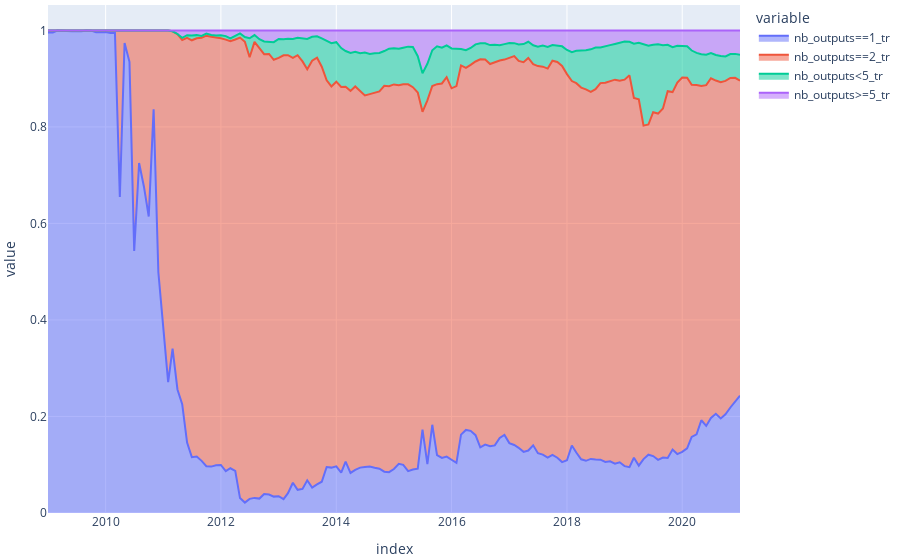

This figure's notebook cell:
### Code cell
subset=monthly_tr[["nb_outputs==1_"+name,"nb_outputs==2_"+name,"nb_outputs<5_"+name,"nb_outputs>=5_"+name]]
#subset.columns = ['fee_overall', 'fee_by_transaction']
subset=subset.div(subset.sum(axis=1), axis=0)
fig =subset.plot.area()
fig=write_formated_plot(fig,output_dir+"distribution_nb_outputs.html",legend=True)
fig.show()

### Figure 1 — Plotly figure (JSON) as saved in the notebook; plotly's stock layout.template omitted (floating-point values rounded to 4 significant figures; data arrays with more than 128 entries replaced by an {"elided": "..."} marker saying what was removed)
{"data": [{"hovertemplate": "variable=nb_outputs==1_tr<br>index=%{x}<br>value=%{y}<extra></extra>", "legendgroup": "nb_outputs==1_tr", "line": {"color": "#636efa"}, "mode": "lines", "name": "nb_outputs==1_tr", "orientation": "v", "showlegend": true, "stackgroup": "1", "type": "scatter", "x": {"elided": "145 str values"}, "xaxis": "x", "y": {"elided": "145 float values"}, "yaxis": "y"}, {"hovertemplate": "variable=nb_outputs==2_tr<br>index=%{x}<br>value=%{y}<extra></extra>", "legendgroup": "nb_outputs==2_tr", "line": {"color": "#EF553B"}, "mode": "lines", "name": "nb_outputs==2_tr", "orientation": "v", "showlegend": true, "stackgroup": "1", "type": "scatter", "x": {"elided": "145 str values"}, "xaxis": "x", "y": {"elided": "145 float values"}, "yaxis": "y"}, {"hovertemplate": "variable=nb_outputs<5_tr<br>index=%{x}<br>value=%{y}<extra></extra>", "legendgroup": "nb_outputs<5_tr", "line": {"color": "#00cc96"}, "mode": "lines", "name": "nb_outputs<5_tr", "orientation": "v", "showlegend": true, "stackgroup": "1", "type": "scatter", "x": {"elided": "145 str values"}, "xaxis": "x", "y": {"elided": "145 float values"}, "yaxis": "y"}, {"hovertemplate": "variable=nb_outputs>=5_tr<br>index=%{x}<br>value=%{y}<extra></extra>", "legendgroup": "nb_outputs>=5_tr", "line": {"color": "#ab63fa"}, "mode": "lines", "name": "nb_outputs>=5_tr", "orientation": "v", "showlegend": true, "stackgroup": "1", "type": "scatter", "x": {"elided": "145 str values"}, "xaxis": "x", "y": {"elided": "145 float values"}, "yaxis": "y"}], "layout": {"hovermode": "x unified", "legend": {"title": {"text": "variable"}, "tracegroupgap": 0}, "margin": {"b": 5, "l": 10, "r": 10, "t": 5}, "showlegend": true, "xaxis": {"anchor": "y", "domain": [0, 1], "title": {"text": "index"}}, "yaxis": {"anchor": "x", "domain": [0, 1], "title": {"text": "value"}}}}
